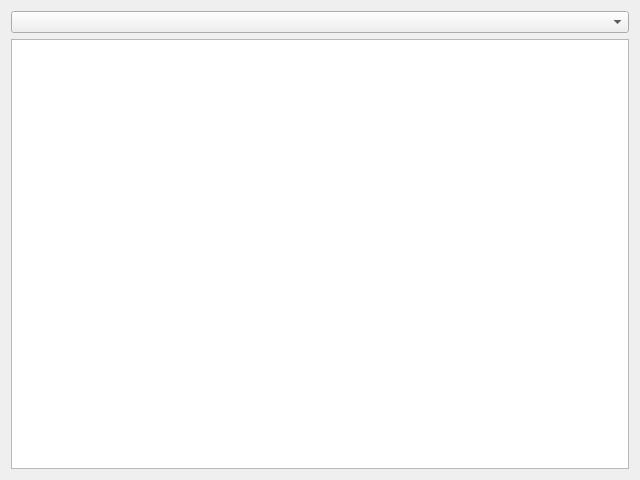
<?xml version="1.0" encoding="UTF-8"?>
<ui version="4.0">
 <class>ViewSource</class>
 <widget class="QWidget" name="ViewSource">
  <property name="geometry">
   <rect>
    <x>0</x>
    <y>0</y>
    <width>640</width>
    <height>480</height>
   </rect>
  </property>
  <layout class="QVBoxLayout" name="verticalLayout">
   <item>
    <widget class="QComboBox" name="selectTextFormats_"/>
   </item>
   <item>
    <widget class="EditTextSource" name="editTextSource_"/>
   </item>
  </layout>
 </widget>
 <customwidgets>
  <customwidget>
   <class>CodeEditor</class>
   <extends>QPlainTextEdit</extends>
   <header>CodeEditor.h</header>
  </customwidget>
  <customwidget>
   <class>EditTextSource</class>
   <extends>CodeEditor</extends>
   <header>EditTextSource.h</header>
  </customwidget>
 </customwidgets>
 <resources/>
 <connections/>
</ui>
